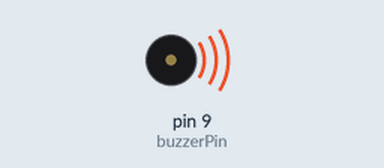
Recording of a sketch running on a simulated Arduino Uno, built with avr-gcc and run on an emulated ATmega328P. Parts: buzzer (waves = sounding).

Above: at 1.2 s.
At 2.37 s:
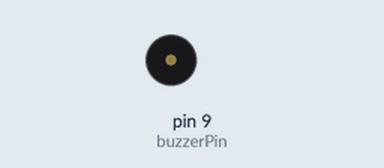
Timing chart, 0 to 3.0 s (numbered marks = the images above):
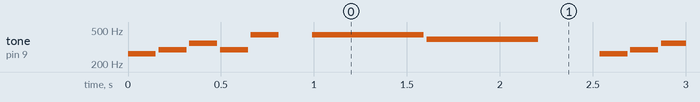

Measured:
- by itself, tone on pin 9 (buzzerPin): plays 262 Hz for 0.15 s, 294 Hz for 0.15 s, 349 Hz for 0.15 s, 294 Hz for 0.15 s, 440 Hz for 0.15 s, 440 Hz for 0.60 s … (362 notes in this stretch)

The sketch:

piezoBuzzer.ino
```cpp
const int buzzerPin = 9;
const int songLength = 18;

char notes[] = "cdfda ag cdfdg gf "; // a space represents a rest.
int beats[] = {1,1,1,1,1,1,4,4,2,1,1,1,1,1,1,4,4,2};

int tempo = 150;

void setup() {
  pinMode(buzzerPin, OUTPUT);
}

void loop() {
  int i, duration;

  for(i = 0; i < songLength; i++) {
    duration = beats[i] * tempo;

    if (notes[i] == ' ') {
      delay(duration);
    } else {
      tone(buzzerPin, frequency(notes[i]), duration);
      delay(duration);
    }
    delay(tempo/10);
  }

  // while(true){} // Loop when you only want to play this once
}

int frequency(char note) {
  int i;
  const int numNotes = 8;

  char names[] = { 'c', 'd', 'e', 'f', 'g', 'a', 'b', 'C' };
  int frequencies[] = {262, 294, 330, 349, 392, 440, 494, 523};

  for (i = 0; i < numNotes; i++) {
    if (names[i] == note) {
      return(frequencies[i]);
    }
  }
  return(0);
}
```
